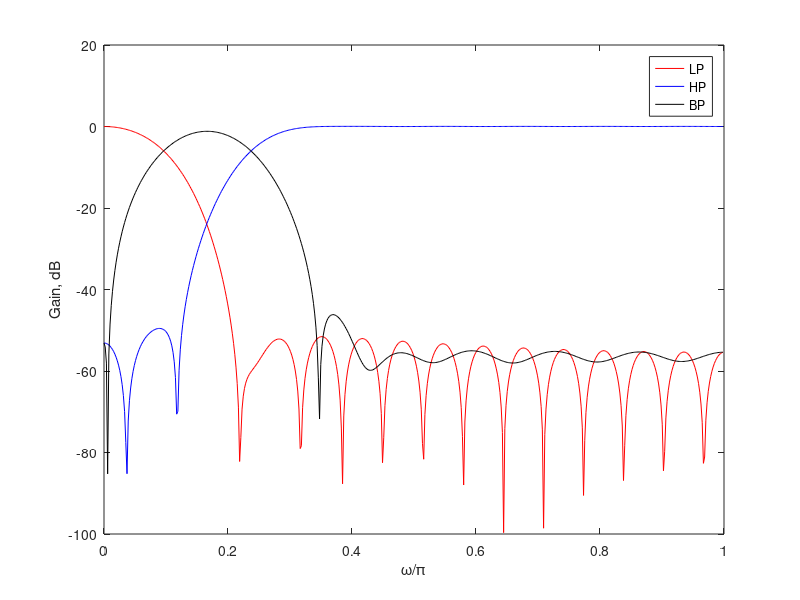

This figure's MATLAB source:
f1 = 4.2e3; f2 = 10.5e3; fs = 44.1e3; L = 30; N=L;
lp = fir1(N,f1/fs);
hp = fir1(N,f2/fs,'high');
[LP w] = freqz(lp,1,512);
[HP w] = freqz(hp,1,512);
BP = exp(1i*w).^(-N/2) - (LP + HP);
plot(w/pi,20*log10(abs(LP)),'r');
hold on;
plot(w/pi,20*log10(abs(HP)),'b');
plot(w/pi,20*log10(abs(BP)),'k');
legend('LP','HP','BP');
xlabel('\omega/\pi'); ylabel('Gain, dB');
